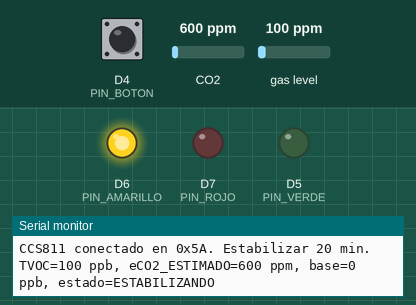
The sketch below on a simulated ESP8266 (NodeMCU). Parts: output pins drawn as LEDs (lit = HIGH), the last lines printed to the serial monitor. Dashed ring = blinking. The inputs (shaded band) are chosen by the test bench; at power-on: D4 (PIN_BOTON) HIGH, CO2 600 ppm, gas level 100 ppm.

Above: at 1.2 s.
1.3 s: D4 (PIN_BOTON) pulled LOW for 1 s
At 2.1 s:
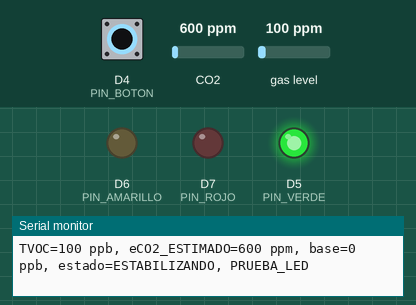
At 2.9 s:
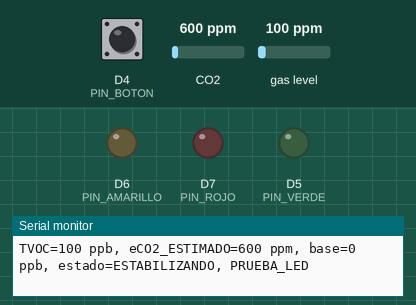
4.3 s: D4 (PIN_BOTON) pulled LOW for 3.2 s
At 5.2 s:
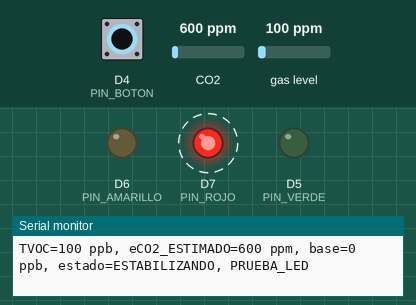
Timing chart, 0 to 15.0 s (numbered marks = the images above; inputs shaded):
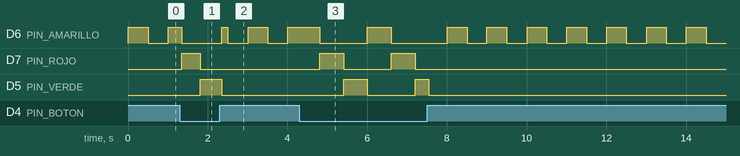

The sketch:

NUEVO_ESP8266_CCS811.ino
```cpp
#include <Arduino.h>
#include <Wire.h>
#include <Adafruit_CCS811.h>

// CCS811: TVOC y eCO2 estimado. Este montaje NO mide CO2 real.
// Tres LED independientes, con una resistencia en serie para cada uno.
// Boton D4-GND: no mantener presionado durante encendido/reset.
constexpr uint8_t PIN_SDA = D2;     // GPIO4
constexpr uint8_t PIN_SCL = D1;     // GPIO5
constexpr uint8_t PIN_BOTON = D4;   // GPIO2, INPUT_PULLUP
constexpr uint8_t PIN_VERDE = D5;   // GPIO14
constexpr uint8_t PIN_AMARILLO = D6;// GPIO12
constexpr uint8_t PIN_ROJO = D7;    // GPIO13
constexpr uint32_t CALENTAMIENTO_MS = 20UL * 60UL * 1000UL;
constexpr uint32_t DATO_MAX_EDAD_MS = 10000UL;
constexpr uint32_t REINTENTO_MS = 5000UL;
constexpr uint8_t MUESTRAS_BASE = 30;

Adafruit_CCS811 ccs;
bool sensorListo = false, datoValido = false;
uint16_t tvoc = 0, eco2 = 0, baseTvoc = 0;
uint32_t sumaBase = 0, inicioSensorMs = 0, ultimoDatoMs = 0;
uint32_t ultimoIntentoMs = 0, ultimoReporteMs = 0;
uint8_t muestrasBase = 0;
bool botonCrudo = HIGH, botonEstable = HIGH;
uint32_t cambioBotonMs = 0;

enum class Estado { SIN_SENSOR, CALENTANDO, REFERENCIA, VERDE, AMARILLO, ROJO, ERROR };

bool i2cPresente(uint8_t dir) {
  Wire.beginTransmission(dir);
  return Wire.endTransmission() == 0;
}
bool datoReciente(uint32_t ahora) {
  return datoValido && (uint32_t)(ahora - ultimoDatoMs) <= DATO_MAX_EDAD_MS;
}
Estado estado(uint32_t ahora) {
  if (!sensorListo) return Estado::SIN_SENSOR;
  if (!datoReciente(ahora)) {
    if ((uint32_t)(ahora - inicioSensorMs) <= DATO_MAX_EDAD_MS)
      return Estado::CALENTANDO;
    return Estado::ERROR;
  }
  if ((uint32_t)(ahora - inicioSensorMs) < CALENTAMIENTO_MS)
    return Estado::CALENTANDO;
  if (muestrasBase < MUESTRAS_BASE) return Estado::REFERENCIA;
  int32_t diferencia = (int32_t)tvoc - baseTvoc;
  if (diferencia < 50) return Estado::VERDE;
  if (diferencia < 150) return Estado::AMARILLO;
  return Estado::ROJO;
}
const char *nombre(Estado e) {
  switch (e) {
    case Estado::SIN_SENSOR: return "SIN_SENSOR";
    case Estado::CALENTANDO: return "ESTABILIZANDO";
    case Estado::REFERENCIA: return "TOMANDO_BASE";
    case Estado::VERDE: return "CAMBIO_PEQUENO";
    case Estado::AMARILLO: return "CAMBIO_MODERADO";
    case Estado::ROJO: return "CAMBIO_ALTO";
    default: return "ERROR_LECTURA";
  }
}
void leds(bool verde, bool amarillo, bool rojo) {
  digitalWrite(PIN_VERDE, verde ? HIGH : LOW);
  digitalWrite(PIN_AMARILLO, amarillo ? HIGH : LOW);
  digitalWrite(PIN_ROJO, rojo ? HIGH : LOW);
}
void leerBoton(uint32_t ahora) {
  bool lectura = digitalRead(PIN_BOTON);
  if (lectura != botonCrudo) cambioBotonMs = ahora;
  botonCrudo = lectura;
  if ((uint32_t)(ahora - cambioBotonMs) >= 35) botonEstable = lectura;
}
void senal(uint32_t ahora) {
  if (botonEstable == LOW) {
    // Solo prueba electrica mientras se mantiene pulsado: NO indica aire seguro.
    uint8_t paso = (ahora / 600) % 3;
    leds(paso == 0, paso == 1, paso == 2);
    return;
  }
  Estado e = estado(ahora);
  bool pulso = (ahora / 500) % 2 == 0;
  if (e == Estado::SIN_SENSOR || e == Estado::ERROR) leds(false, false, pulso);
  else if (e == Estado::CALENTANDO || e == Estado::REFERENCIA) leds(false, pulso, false);
  else leds(e == Estado::VERDE, e == Estado::AMARILLO, e == Estado::ROJO);
}
void iniciarSensor(uint32_t ahora) {
  if (sensorListo || (uint32_t)(ahora - ultimoIntentoMs) < REINTENTO_MS) return;
  ultimoIntentoMs = ahora;
  uint8_t dir = i2cPresente(0x5A) ? 0x5A : 0x5B;
  if (!i2cPresente(dir) || !ccs.begin(dir, &Wire)) {
    Serial.println(F("CCS811 no detectado: revisar 3V3/GND, D2/SDA, D1/SCL y WAKE"));
    return;
  }
  sensorListo = true;
  inicioSensorMs = ahora;
  Serial.printf("CCS811 conectado en 0x%02X. Estabilizar 20 min.\n", dir);
}
void leerSensor(uint32_t ahora) {
  if (!sensorListo || !ccs.available()) return;
  if (ccs.readData() != 0) {
    datoValido = false;
    Serial.println(F("Error de lectura CCS811"));
    return;
  }
  tvoc = ccs.getTVOC();
  eco2 = ccs.geteCO2();
  ultimoDatoMs = ahora;
  datoValido = true;
  if ((uint32_t)(ahora - inicioSensorMs) >= CALENTAMIENTO_MS &&
      muestrasBase < MUESTRAS_BASE) {
    sumaBase += tvoc;
    ++muestrasBase;
    if (muestrasBase == MUESTRAS_BASE) {
      baseTvoc = sumaBase / MUESTRAS_BASE;
      Serial.printf("Referencia TVOC: %u ppb\n", baseTvoc);
    }
  }
}
void reportar(uint32_t ahora) {
  if ((uint32_t)(ahora - ultimoReporteMs) < 1000) return;
  ultimoReporteMs = ahora;
  Estado e = estado(ahora);
  if (datoReciente(ahora))
    Serial.printf("TVOC=%u ppb, eCO2_ESTIMADO=%u ppm, base=%u ppb, estado=%s%s\n",
                  tvoc, eco2, baseTvoc, nombre(e),
                  botonEstable == LOW ? ", PRUEBA_LED" : "");
  else
    Serial.printf("Sin dato valido, estado=%s%s\n", nombre(e),
                  botonEstable == LOW ? ", PRUEBA_LED" : "");
}
void setup() {
  Serial.begin(115200);
  pinMode(PIN_VERDE, OUTPUT);
  pinMode(PIN_AMARILLO, OUTPUT);
  pinMode(PIN_ROJO, OUTPUT);
  leds(false, false, false);
  pinMode(PIN_BOTON, INPUT_PULLUP);
  Wire.begin(PIN_SDA, PIN_SCL);
  Wire.setClock(100000);
  Serial.println(F("NUEVO ESP8266 / CCS811 / 3 LED / boton D4"));
  Serial.println(F("eCO2 estimado; NO mide CO2 real. No pulsar D4 al reiniciar."));
  ultimoIntentoMs = millis() - REINTENTO_MS;
}
void loop() {
  uint32_t ahora = millis();
  iniciarSensor(ahora);
  leerSensor(ahora);
  leerBoton(ahora);
  senal(ahora);
  reportar(ahora);
  delay(10);
}
```

Measured:
- after the input at 1.3 s, D7 (PIN_ROJO): LOW → HIGH after 0.05 s, → LOW 0.45 s later; D5 (PIN_VERDE): LOW → HIGH after 0.51 s, → LOW 0.54 s later
- after the input at 4.3 s, D7 (PIN_ROJO): alternates HIGH for 0.60 s and LOW for 1.2 s, 4 changes in all, then stays LOW, starting after 0.51 s; D5 (PIN_VERDE): LOW → HIGH after 1.1 s, → LOW 0.60 s later, → HIGH 1.2 s later, → LOW 0.34 s later
